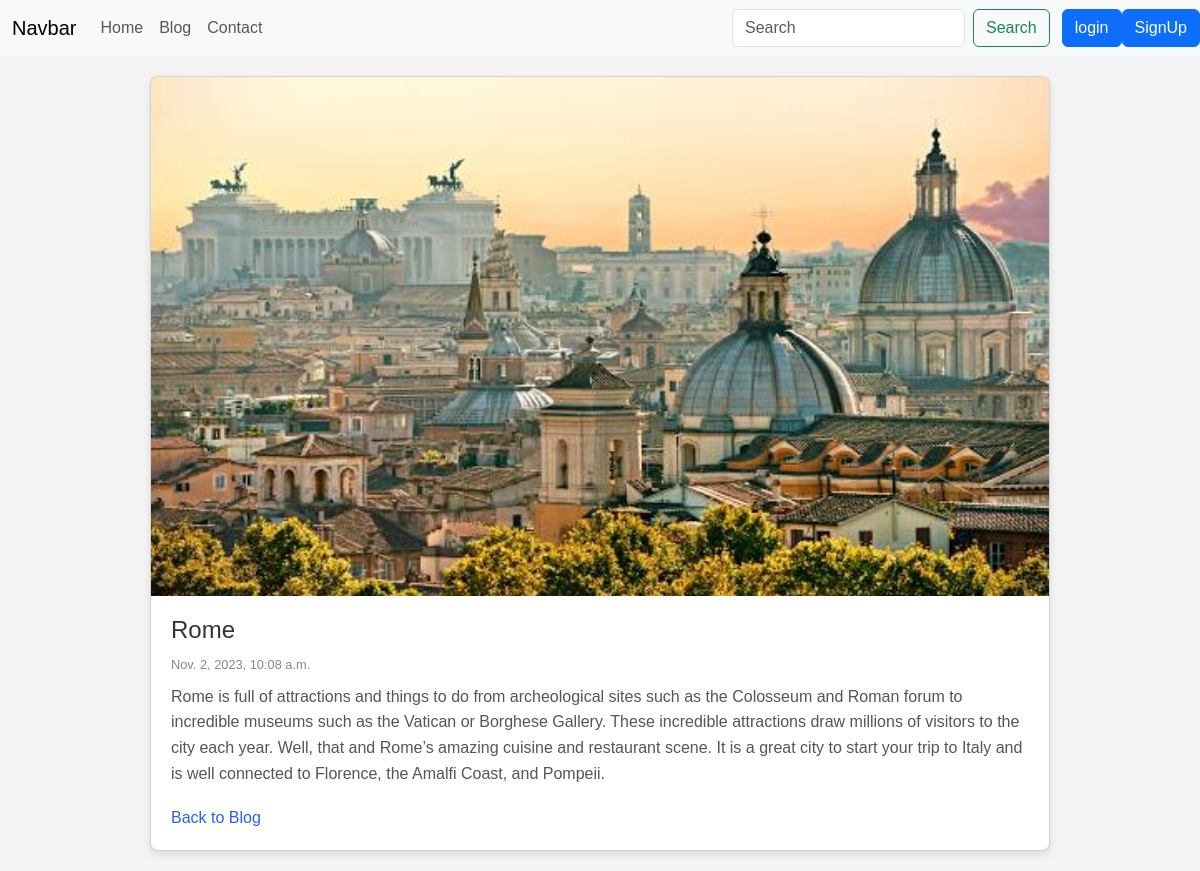
Page /blogpost/rome on the committed database.
### blog/models.py (models this page shows, shortened)
class Post(models.Model):
    sno=models.AutoField(primary_key=True)
    title=models.CharField(max_length=255)
    image=models.ImageField(upload_to='images/',null=True,default="")
    content=models.TextField()
    author=models.CharField(max_length=50)
    slug=models.CharField(max_length=150) #slug = name of url
    timestamp=models.DateTimeField(auto_now_add=True, blank=True)

### blog/views.py (the view)
# urls.py: path('blogpost/<str:slug>', views.blogPost,name="blogPost"),
def blogPost(request, slug):
    post=Post.objects.filter(slug=slug).first() #get
    return render(request,'blogpost.html',{'post':post})

### blog/templates/blogpost.html (shortened to what this page needs)
{% extends "base.html" %}
{% block body %}
<div class="card">
<img src="{{post.image.url}}" alt="Blog Post Image">
<div class="content">
    <h1 class="title">{{post.title}}</h1>
    <p class="meta">{{post.timestamp}}</p>
    <p class="description">
        {{post.content}}
    </p>
    <a href="#" class="back-link">Back to Blog</a>
</div>
</div>
{% endblock body %}

### blog/templates/blogpost.html (style rules this page uses)
body { font-family: Arial, sans-serif; margin: 0; padding: 0; background-color: #f4f4f4; }
.card { max-width: 900px; margin: 20px auto; background-color: #fff; box-shadow: 0 4px 8px rgba(0, 0, 0, 0.1); border-radius: 8px; overflow: hidden; }
.card img { width: 100%; height: auto; }
.content { padding: 20px; }
.title { font-size: 1.5rem; color: #333; margin-bottom: 10px; }
.meta { color: #888; font-size: 0.8rem; margin-bottom: 10px; }
.description { line-height: 1.6; color: #555; }
.back-link { display: block; margin-top: 20px; text-decoration: none; color: #2563EB; }

### rows in the picture
Post: image (picture), title "Rome", timestamp "Nov. 2, 2023, 10:08 a.m.", content "Rome is full of attractions and things to do from archeological sites such as the Colosseum and Roman forum to incredible museums such as the Vatican or Borghese Gallery. These incredible attractions draw millions of visitors to the city each year. Well, that and Rome’s amazing cuisine and restaurant scene. It is a great city to start your trip to Italy and is well connected to Florence, the Amalfi Coast, and Pompeii."
